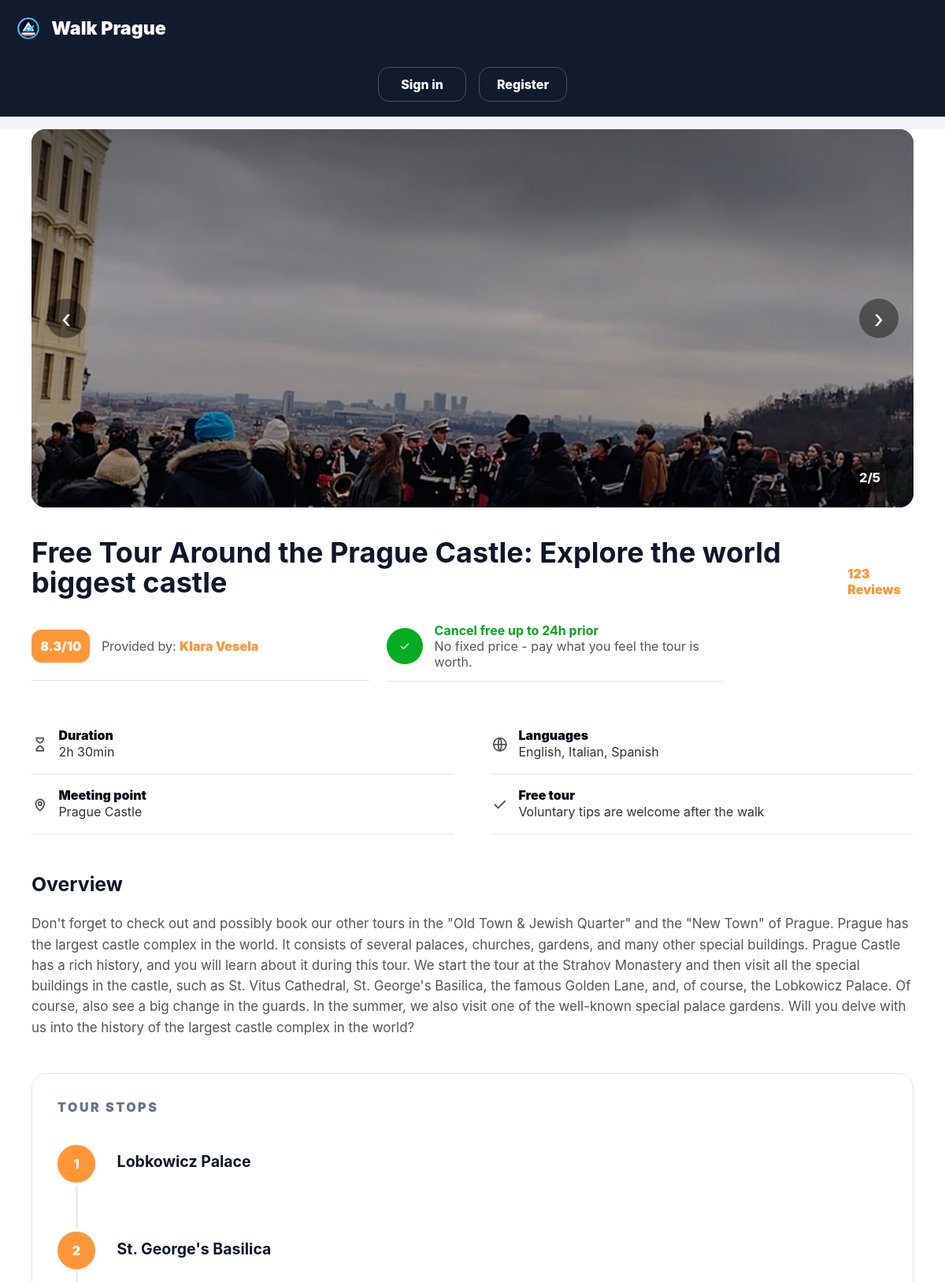
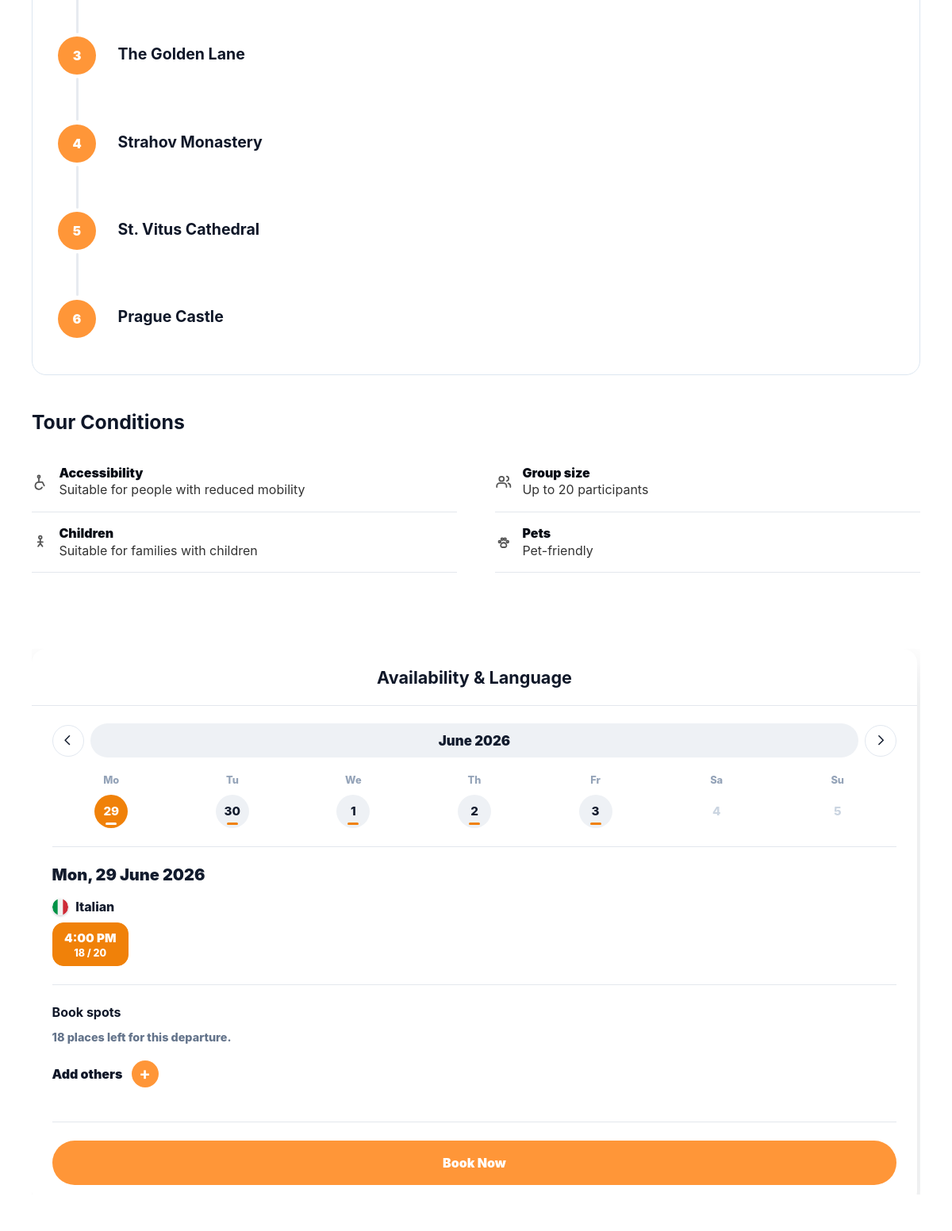
Screenshot of /tours/free-tour-around-prague-castle (upper part) with the database file from the repository (2 pictures, top to bottom).
### tables this page shows
CREATE TABLE tours (
            id INTEGER PRIMARY KEY AUTOINCREMENT,
            guide_id INTEGER NOT NULL REFERENCES guides(id) ON DELETE CASCADE,
            slug TEXT NOT NULL UNIQUE,
            title TEXT NOT NULL,
            description TEXT NOT NULL,
            meeting_point TEXT NOT NULL,
            duration_minutes INTEGER NOT NULL,
            max_participants INTEGER NOT NULL,
            status TEXT NOT NULL DEFAULT 'active',
            wheelchair_accessible INTEGER NOT NULL DEFAULT 0,
            suitable_for_children INTEGER NOT NULL DEFAULT 0,
            pet_friendly INTEGER NOT NULL DEFAULT 0,
            rating REAL NOT NULL DEFAULT 0,
            review_count INTEGER NOT NULL DEFAULT 0,
            created_at TEXT NOT NULL DEFAULT CURRENT_TIMESTAMP
        );

CREATE TABLE tour_stops (
            id INTEGER PRIMARY KEY AUTOINCREMENT,
            tour_id INTEGER NOT NULL REFERENCES tours(id) ON DELETE CASCADE,
            stop_order INTEGER NOT NULL,
            title TEXT NOT NULL
        );

### app/__init__.py (the view)
    @app.route("/tours/<slug>")
    def tour_detail(slug):
        tour = get_tour_detail(slug)
        if tour is None:
            abort(404)
        admin_view = request.args.get("mode") == "admin"
        participant_view = request.args.get("mode") == "participant"
        staff_view = current_user.is_authenticated and current_user.role in ("guide", "admin")
        already_booked = (
            current_user.is_authenticated
            and current_user.role == "participant"
            and participant_has_active_tour_booking(current_user.id, tour["id"])
        )
        return render_template(
            "tour_detail.html", tour=tour, admin_view=admin_view,
            participant_view=participant_view, staff_view=staff_view,
            already_booked=already_booked,
        )

### app/backend.py (called while the page is built)
def get_db():
    if "db" not in g:
        g.db = sqlite3.connect(current_app.config["DATABASE"])
        g.db.row_factory = sqlite3.Row
        g.db.execute("PRAGMA foreign_keys = ON")
    return g.db

def get_profile_photo_url(raw_photo):
    raw_photo = (raw_photo or "").strip()
    if raw_photo.startswith("http"):
        return raw_photo
    if raw_photo.startswith("img/"):
        rel = raw_photo
    elif raw_photo:
        rel = f"img/{raw_photo}"
    else:
        return DEFAULT_PROFILE_PHOTO
    try:
        static_dir = Path(current_app.root_path) / "static"
        full = static_dir / rel
        if full.exists():
            return f"/static/{rel}"
        for ext in (".jpg", ".jpeg", ".png", ".webp"):
            alt = full.with_suffix(ext)
            if alt.exists():
                return f"/static/{alt.relative_to(static_dir).as_posix()}"
        return DEFAULT_PROFILE_PHOTO
    except RuntimeError:
        return f"/static/{rel}"

def resolve_tour_image(raw):
    raw = (raw or "").strip()
    if raw.startswith("http"):
        return raw
    if not raw:
        return DEFAULT_TOUR_IMAGE
    try:
        static_dir = Path(current_app.root_path) / "static"
        full = static_dir / raw
        if full.exists():
            return f"/static/{raw}"
        for ext in (".jpg", ".jpeg", ".png", ".webp"):
            alt = full.with_suffix(ext)
            if alt.exists():
                return f"/static/{alt.relative_to(static_dir).as_posix()}"
        return DEFAULT_TOUR_IMAGE
    except RuntimeError:
        return f"/static/{raw}"

def tour_schedule_departures(tour_id, days_forward=120, from_dt=None):
    db = get_db()
    now = from_dt or datetime.now()
    horizon = now + timedelta(days=days_forward)
    schedules = db.execute(
        "SELECT * FROM tour_schedules WHERE tour_id = ? AND active = 1",
        (tour_id,),
    ).fetchall()
    departures = []
    for schedule in schedules:
        hours, minutes = map(int, schedule["start_time"].split(":"))
        days_ahead = (schedule["weekday"] - now.weekday()) % 7
        current = (now + timedelta(days=days_ahead)).replace(
            hour=hours, minute=minutes, second=0, microsecond=0
        )
        while current <= horizon:
            if current > now:
                departures.append((schedule, current))
            current += timedelta(days=7)
    departures.sort(key=lambda pair: pair[1])
    return departures

### app/templates/tour_detail.html (shortened to what this page needs)
{% from "_icons.html" import icon %}
<!doctype html>
<html lang="en">
<head>
  <link rel="stylesheet" href="{{ url_for('static', filename='css/main.css') }}">
</head>
<body class="{% if admin_view %}admin-tour-view{% endif %}{% if participant_view %} participant-tour-view{% endif %}">
  <header class="site-header">
    <nav class="nav-bar" aria-label="Main navigation">
      <a class="brand" href="{{ url_for('index') }}" aria-label="Walk Prague home">
        <img class="brand-logo" src="{{ url_for('static', filename='img/walk-prague-logo.svg') }}" alt="">
        <span>Walk Prague</span>
      </a>
      <ul class="auth-nav">
        {% if participant_view %}
        <li><span class="participant-welcome">Welcome {{ current_user.first_name if current_user.is_authenticated else 'Guest' }}</span></li>
        <li><a class="nav-button ghost" href="{{ url_for('participant_dashboard') }}">My profile</a></li>
        <li><a class="nav-button" href="{{ url_for('logout') }}">Sign out</a></li>
        {% else %}
        <li><a class="nav-button ghost" href="{{ url_for('signin') }}">Sign in</a></li>
        <li><a class="nav-button" href="{{ url_for('register') }}">Register</a></li>
        {% endif %}
      </ul>
    </nav>
  </header>
  <main class="tour-detail-page">
    <section class="tour-gallery" aria-label="{{ tour.title }} photos" data-tour-gallery>
      {% set gallery = tour.gallery|default([tour.image]) %}
      {% for image in gallery %}
      <img class="tour-gallery-slide{% if loop.first %} is-active{% endif %}" src="{{ image }}" alt="{{ tour.title }} photo {{ loop.index }}" data-gallery-slide>
      {% endfor %}
      <div class="gallery-shade"></div>
      <button class="gallery-arrow gallery-arrow-left" type="button" aria-label="Previous photo" data-gallery-prev>‹</button>
      <button class="gallery-arrow gallery-arrow-right" type="button" aria-label="Next photo" data-gallery-next>›</button>
      <span class="gallery-count" data-gallery-count>1/{{ gallery|length }}</span>
    </section>
    <section class="tour-detail-layout">
      <article class="tour-detail-content">
        <header class="tour-title-block">
          <h1>{{ tour.title }}</h1>
          <a href="#tour-reviews">{{ tour.reviews }} Reviews</a>
        </header>
        <section class="tour-summary">
          <div class="tour-provider-block">
            <span class="detail-rating">{{ tour.rating }}/10</span>
            <p>Provided by: <a href="#guide-tours">{{ tour.guide }}</a></p>
          </div>
          <div class="booking-note">
            <span>{{ icon('check') }}</span>
            <p><strong>Cancel free up to 24h prior</strong><br>No fixed price - pay what you feel the tour is worth.</p>
          </div>
        </section>
        <section class="tour-facts" aria-label="Tour facts">
          <article><span>{{ icon('duration') }}</span><p><strong>Duration</strong>{{ tour.duration }}</p></article>
          <article><span>{{ icon('language') }}</span><p><strong>Languages</strong>{{ tour.languages }}</p></article>
          <article><span>{{ icon('pin') }}</span><p><strong>Meeting point</strong>{{ tour.meeting_point }}</p></article>
          <article><span>{{ icon('check') }}</span><p><strong>Free tour</strong>Voluntary tips are welcome after the walk</p></article>
        </section>
        <section class="detail-copy">
          <h2>Overview</h2>
          <p>{{ tour.description }}</p>
        </section>
        <section class="tour-stops-card">
          <p class="section-kicker">Tour Stops</p>
          <ol class="tour-stops">
            {% for stop in tour.stops %}
            <li{% if loop.index > 6 %} class="extra-stop is-hidden"{% endif %}>
              <div><strong>{{ stop }}</strong></div>
            </li>
            {% endfor %}
          </ol>
        </section>
        <section class="tour-conditions">
          <h2>Tour Conditions</h2>
          <div>
            <article><span>{{ icon('wheelchair') }}</span><p><strong>Accessibility</strong>{{ 'Suitable for people with reduced mobility' if tour.accessibility.wheelchair_accessible else 'Not wheelchair accessible' }}</p></article>
            <article><span>{{ icon('users') }}</span><p><strong>Group size</strong>Up to {{ tour.max_participants }} participants</p></article>
            <article><span>{{ icon('child') }}</span><p><strong>Children</strong>{{ 'Suitable for families with children' if tour.accessibility.suitable_for_children else 'Not recommended for young children' }}</p></article>
            <article><span>{{ icon('paw') }}</span><p><strong>Pets</strong>{{ 'Pet-friendly' if tour.accessibility.pet_friendly else 'Pets not allowed' }}</p></article>
          </div>
        </section>
      </article>
      <aside class="tour-booking-panel" aria-label="Availability and booking">
        <section class="availability-card">
          <h2>Availability & Language</h2>
          {% if tour.has_availability %}
          <div class="cal" data-calendar
               data-availability="{{ tour.availability|tojson|forceescape }}"
               data-today="{{ tour.today }}">
            <div class="cal-head">
              <button class="cal-nav" type="button" data-cal-prev aria-label="Previous week">{{ icon('chevron','ico cal-chevron cal-chevron-left') }}</button>
              <strong data-cal-month>—</strong>
              <button class="cal-nav" type="button" data-cal-next aria-label="Next week">{{ icon('chevron','ico cal-chevron cal-chevron-right') }}</button>
            </div>
            <div class="cal-weekdays"><span>Mo</span><span>Tu</span><span>We</span><span>Th</span><span>Fr</span><span>Sa</span><span>Su</span></div>
            <div class="cal-days" data-cal-days></div>
            <hr>
            <h3 class="cal-selected-date" data-cal-selected-date></h3>
            <div class="cal-panel" data-cal-panel></div>
          </div>
          {% else %}
          <p class="no-tour-day">No upcoming departures are currently scheduled for this tour.</p>
          {% endif %}
          <hr>
          {% if not admin_view and not staff_view %}
          <section class="party-size" aria-label="Number of participants" data-booking-control>
            <h4>Book spots</h4>
            <p class="booking-capacity-note" data-booking-capacity>8 places left for this departure.</p>
            <div class="guest-booking" data-guest-booking>
              <button class="add-guest-toggle" type="button" data-add-guest-toggle aria-expanded="false">
                <span>Add others</span>
                <strong aria-hidden="true" data-add-guest-symbol>+</strong>
              </button>
            </div>
          </section>
          <hr>
          {% if already_booked %}
          <span class="book-now is-disabled" aria-disabled="true" title="You already have an upcoming booking for this tour">Booked</span>
          {% else %}
          <a class="book-now" href="{{ url_for('participant_dashboard') if participant_view else url_for('signin') }}" data-book-now data-participant-booking="{{ 'true' if participant_view else 'false' }}">Book Now</a>
          {% endif %}
          {% endif %}
        </section>
      </aside>
    </section>
  </main>
</body>
</html>

### rows the page displays
tours: title "Free Tour Around the Prague Castle: Explore the world biggest castle", rating "8.3", meeting_point "Prague Castle", description "Don't forget to check out and possibly book our other tours in the \"Old Town & Jewish Quarter\" and the \"New Town\" of Prague. Prague has the largest castle complex in the world. It consists of several palaces, churches, gardens, and many other special buildings. Prague Castle has a rich history, and you will learn about it during this tour. We start the tour at the Strahov Monastery and then visit all the special buildings in the castle, such as St. Vitus Cathedral, St. George's Basilica, the famous Golden Lane, and, of course, the Lobkowicz Palace. Of course, also see a big change in the guards. In the summer, we also visit one of the well-known special palace gardens. Will you delve with…", max_participants "20"
tour_stops: title "Lobkowicz Palace"
tour_stops: title "St. George's Basilica"
tour_stops: title "The Golden Lane"
tour_stops: title "Strahov Monastery"
tour_stops: title "St. Vitus Cathedral"
tour_stops: title "Prague Castle"

### other values shown
{{ tour.reviews }} "123"
{{ tour.guide }} "Klara Vesela"
{{ tour.duration }} "2h 30min"
{{ tour.languages }} "English, Italian, Spanish"
